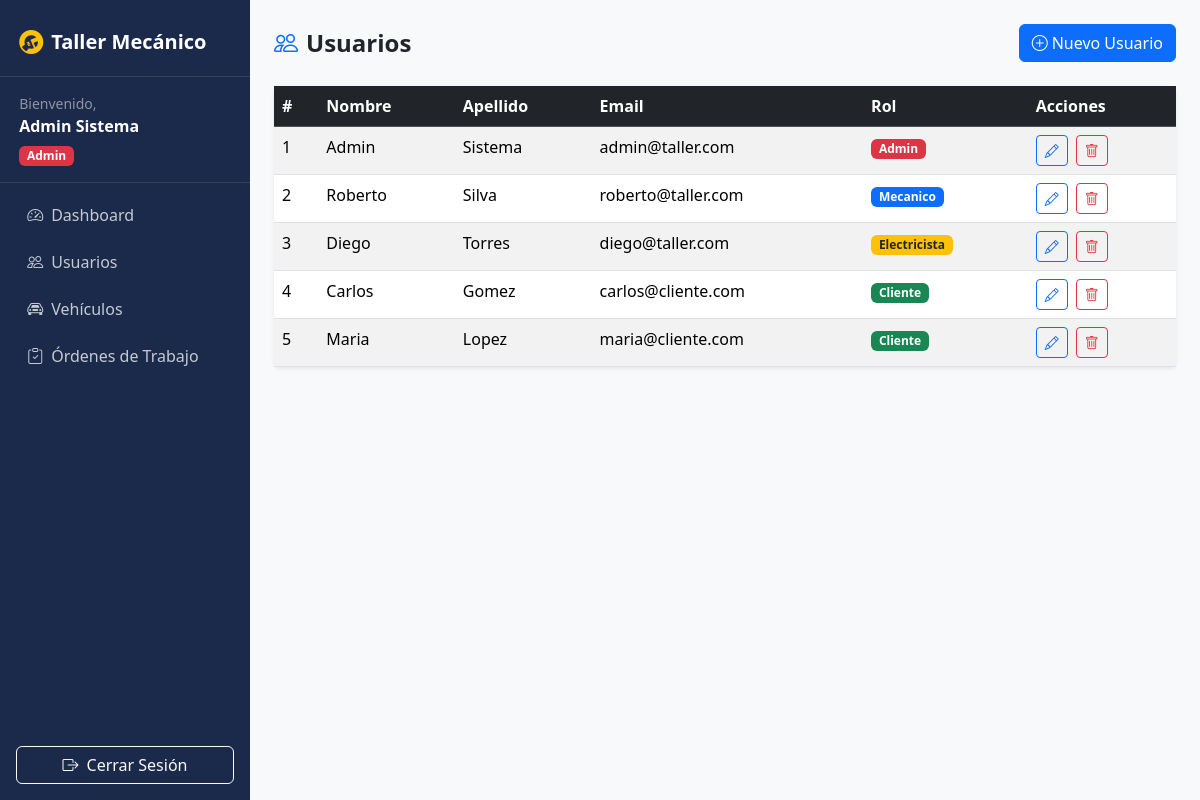
/tablausuarios.php (signed in), run on an earlier commit of the app's database.
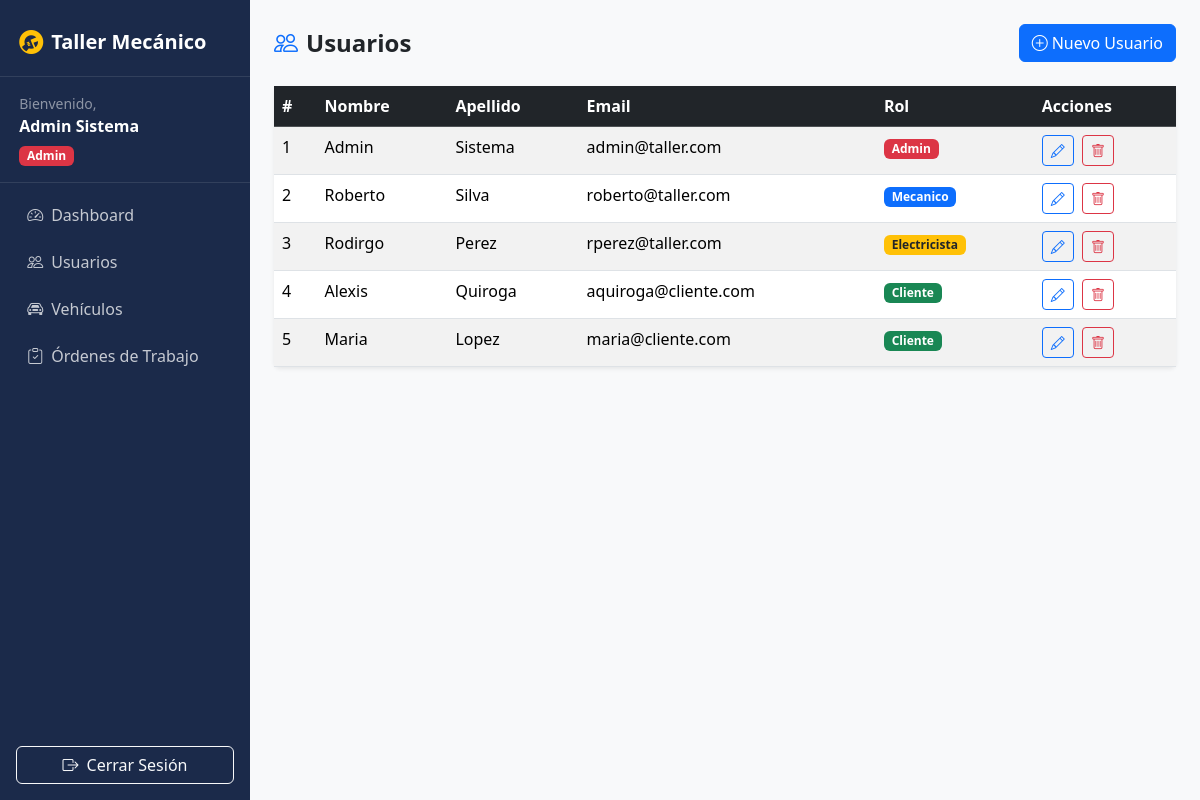
And on a later commit of the database.
### tables this page shows
CREATE TABLE usuarios (
    id INT PRIMARY KEY AUTO_INCREMENT,
    nombre VARCHAR(100) NOT NULL,
    apellido VARCHAR(100) NOT NULL,
    email VARCHAR(100) NOT NULL UNIQUE,
    password VARCHAR(32) NOT NULL,
    rol ENUM('admin','cliente','mecanico','electricista') NOT NULL,
    created_at TIMESTAMP DEFAULT CURRENT_TIMESTAMP
);

### consultas.php (called while the page is built, shortened)
<?php
function mostrarUsuarios($conexion) {
    $SQL = "SELECT * FROM usuarios ORDER BY created_at DESC";
    $rs = mysqli_query($conexion, $SQL);
    return $rs;
}

### tablausuarios.php (the view, shortened to what this page needs)
<?php
require_once 'consultas.php';
$conexion = conexion();
$usuarios = mostrarUsuarios($conexion);
?>
<?php include 'header.php'; ?>
<?php include 'menulateral.php'; ?>
<div class="container-fluid p-4">
    <div class="d-flex justify-content-between align-items-center mb-4">
        <h4 class="fw-bold mb-0"><i class="bi bi-people me-2 text-primary"></i>Usuarios</h4>
        <a href="crearusuario.php" class="btn btn-primary"><i class="bi bi-plus-circle me-1"></i>Nuevo Usuario</a>
    </div>
    <div class="card border-0 shadow-sm">
        <div class="card-body p-0">
            <div class="table-responsive">
                <table class="table table-striped table-hover mb-0">
                    <thead class="table-dark">
                        <tr>
                            <th>#</th>
                            <th>Nombre</th>
                            <th>Apellido</th>
                            <th>Email</th>
                            <th>Rol</th>
                            <th>Acciones</th>
                        </tr>
                    </thead>
                    <tbody>
                    <?php while ($u = mysqli_fetch_array($usuarios)) { ?>
                    <tr>
                        <td><?php echo $u['id']; ?></td>
                        <td><?php echo  ($u['nombre']); ?></td>
                        <td><?php echo  ($u['apellido']); ?></td>
                        <td><?php echo  ($u['email']); ?></td>
                        <td>
                            <?php
                            $badge_class = ['admin'=>'danger','mecanico'=>'primary','electricista'=>'warning text-dark','cliente'=>'success'];
                            if (isset($badge_class[$u['rol']])) {
                                $clase = $badge_class[$u['rol']];
                            } else {
                                $clase = 'secondary';
                            }
                            ?>
                            <span class="badge bg-<?php echo $clase; ?>"><?php echo ucfirst($u['rol']); ?></span>
                        </td>
                        <td>
                            <a href="modificarusuario.php?id=<?php echo $u['id']; ?>" class="btn btn-sm btn-outline-primary me-1">
                                <i class="bi bi-pencil"></i>
                            </a>
                            <a href="eliminarusuario.php?id=<?php echo $u['id']; ?>" class="btn btn-sm btn-outline-danger"
                               onclick="return confirm('¿Eliminar este usuario?')">
                                <i class="bi bi-trash"></i>
                            </a>
                        </td>
                    </tr>
                    <?php } ?>
                    </tbody>
                </table>
            </div>
        </div>
    </div>
</div>
<?php include 'footer.php'; ?>

### header.php (shortened to what this page needs)
<!DOCTYPE html>
<html lang="es">
<head>
    <link rel="stylesheet" href="<?= BASE_URL ?>/css/bootstrap.min.css">
    <link rel="stylesheet" href="<?= BASE_URL ?>/css/main.css">
    <link rel="stylesheet" href="https://cdn.jsdelivr.net/npm/bootstrap-icons@1.11.3/font/bootstrap-icons.min.css">
</head>
<body class="bg-light">
<div class="d-flex" id="wrapper">

### menulateral.php (shortened to what this page needs)
<nav id="sidebar" class="d-flex flex-column">
    <div class="sidebar-header">
        <div class="d-flex align-items-center gap-2">
            <i class="bi bi-wrench-adjustable-circle-fill fs-4 text-warning"></i>
            <span class="fs-5 fw-bold text-white">Taller Mecánico</span>
        </div>
    </div>
    <div class="user-info">
        <div class="text-white-50 small">Bienvenido,</div>
        <div class="text-white fw-semibold"><?php echo $_SESSION['nombre'] . ' ' . $_SESSION['apellido']; ?></div>
        <div class="mt-1">
            <?php
            $rol = $_SESSION['rol'];
            $badge_class = [
                'admin' => 'bg-danger',
                'mecanico' => 'bg-primary',
                'electricista' => 'bg-warning text-dark',
                'cliente' => 'bg-success'
            ];
            if (isset($badge_class[$rol])) {
                $badge = $badge_class[$rol];
            } else {
                $badge = 'bg-secondary';
            }
            ?>
            <span class="badge <?php echo $badge; ?>"><?php echo ucfirst($rol); ?></span>
        </div>
    </div>
    <ul class="nav flex-column mt-2 flex-grow-1">
        <li class="nav-item">
            <a href="<?= BASE_URL ?>/dashboard.php" class="nav-link">
                <i class="bi bi-speedometer2 me-2"></i>Dashboard
            </a>
        </li>
        <?php if ($rol === 'admin'){ ?>
        <li class="nav-item">
            <a href="<?= BASE_URL ?>/tablausuarios.php" class="nav-link">
                <i class="bi bi-people me-2"></i>Usuarios
            </a>
        </li>
        <li class="nav-item">
            <a href="<?= BASE_URL ?>/tablavehiculos.php" class="nav-link">
                <i class="bi bi-car-front me-2"></i>Vehículos
            </a>
        </li>
        <li class="nav-item">
            <a href="<?= BASE_URL ?>/tablaordenes.php" class="nav-link">
                <i class="bi bi-clipboard-check me-2"></i>Órdenes de Trabajo
            </a>
        </li>
        <?php }; ?>
    </ul>
    <div class="p-3">
        <a href="<?= BASE_URL ?>/cerrarsesion.php" class="btn btn-outline-light w-100">
            <i class="bi bi-box-arrow-right me-2"></i>Cerrar Sesión
        </a>
    </div>
</nav>
<div id="page-content">

### footer.php (shortened to what this page needs)
</div>
</div>
</body>
</html>

### header.php (style rules this page uses)
#sidebar { width: 250px; min-height: 100vh; background-color: #1b2a4a; flex-shrink: 0; }
#page-content { flex: 1; overflow-x: hidden; }
#sidebar .nav-link { color: rgba(255,255,255,0.75); padding: 0.6rem 1.2rem; border-radius: 0.375rem; margin: 2px 8px; }
#sidebar .sidebar-header { padding: 1.5rem 1.2rem 1rem; border-bottom: 1px solid rgba(255,255,255,0.1); }
#sidebar .user-info { padding: 1rem 1.2rem; border-bottom: 1px solid rgba(255,255,255,0.1); }

What changed in the data, as far as the page shows it:
changed usuarios "Electricista": nombre "Diego" → "Rodirgo"; apellido "Torres" → "Perez"; email "diego@taller.com" → "rperez@taller.com"
changed usuarios id 4: nombre "Carlos" → "Alexis"; apellido "Gomez" → "Quiroga"; email "carlos@cliente.com" → "aquiroga@cliente.com"
